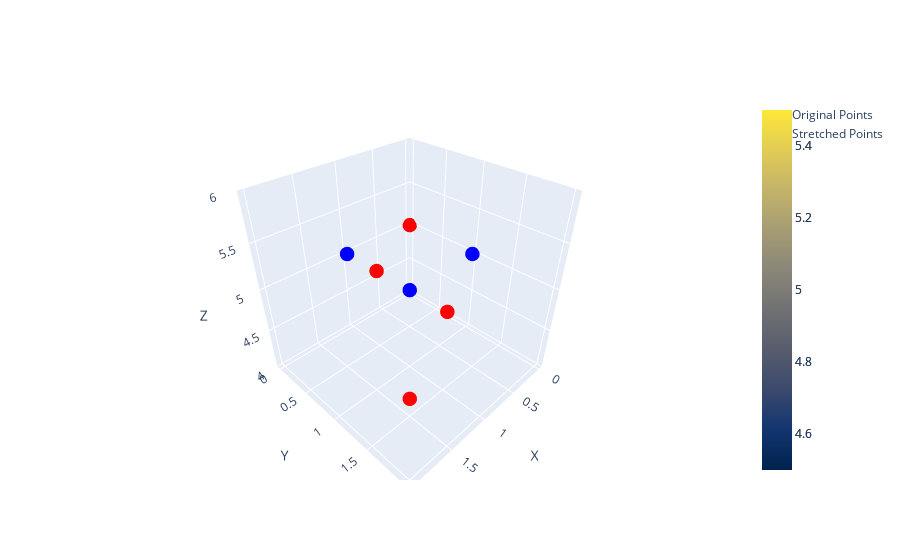

Notebook code for this chart:
### Code cell
visualize_stretch(points = points, stretch_function=shear, output_path="shear.png")

### Figure 1 — Plotly figure (JSON) as saved in the notebook; plotly's stock layout.template omitted (floating-point values rounded to 4 significant figures)
{"data": [{"colorscale": [[0, "#440154"], [0.1111, "#482878"], [0.2222, "#3e4989"], [0.3333, "#31688e"], [0.4444, "#26828e"], [0.5556, "#1f9e89"], [0.6667, "#35b779"], [0.7778, "#6ece58"], [0.8889, "#b5de2b"], [1, "#fde725"]], "name": "Original Surface", "showscale": true, "type": "surface", "x": [[0, 2, 2, 0, 0], [0, 2, 2, 0, 0], [0, 2, 2, 0, 0], [0, 2, 2, 0, 0], [0, 2, 2, 0, 0]], "y": [[0, 0, 0, 0, 0], [0, 0, 0, 0, 0], [2, 2, 2, 2, 2], [2, 2, 2, 2, 2], [0, 0, 0, 0, 0]], "z": [5, 5, 5, 5, 5]}, {"colorscale": [[0, "#00224e"], [0.1111, "#123570"], [0.2222, "#3b496c"], [0.3333, "#575d6d"], [0.4444, "#707173"], [0.5556, "#8a8678"], [0.6667, "#a59c74"], [0.7778, "#c3b369"], [0.8889, "#e1cc55"], [1, "#fee838"]], "name": "Stretched Surface", "showscale": true, "type": "surface", "x": [[0, 1, 2, 1, 0], [0, 1, 2, 1, 0], [0, 1, 2, 1, 0], [0, 1, 2, 1, 0], [0, 1, 2, 1, 0]], "y": [[0, 0, 0, 0, 0], [0.5, 0.5, 0.5, 0.5, 0.5], [2, 2, 2, 2, 2], [1.5, 1.5, 1.5, 1.5, 1.5], [0, 0, 0, 0, 0]], "z": [5, 5, 5, 5, 5]}, {"marker": {"color": "blue", "size": 5}, "mode": "markers", "name": "Original Points", "type": "scatter3d", "x": [0, 1, 1, 0, 0], "y": [0, 0, 1, 1, 0], "z": [5, 5, 5, 5, 5]}, {"marker": {"color": "red", "size": 5}, "mode": "markers", "name": "Stretched Points", "type": "scatter3d", "x": [0, 1, 2, 1, 0], "y": [0, 0.5, 2, 1.5, 0], "z": [5, 5, 5, 5, 5]}], "layout": {"scene": {"aspectmode": "cube", "xaxis": {"title": {"text": "X"}}, "yaxis": {"title": {"text": "Y"}}, "zaxis": {"title": {"text": "Z"}}}}}
